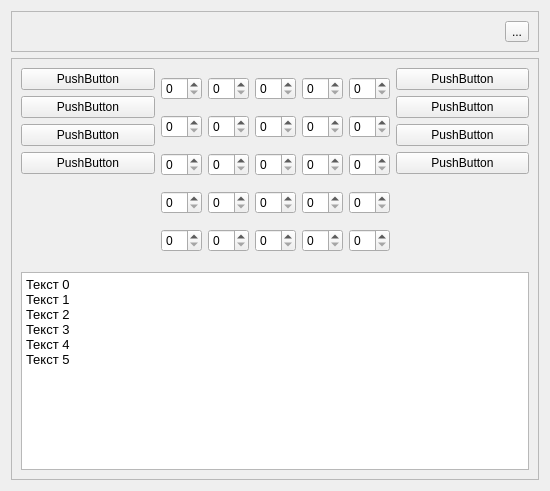
<?xml version="1.0" encoding="UTF-8"?>
<ui version="4.0">
 <class>CollapsibleWidget</class>
 <widget class="QWidget" name="CollapsibleWidget">
  <property name="geometry">
   <rect>
    <x>0</x>
    <y>0</y>
    <width>550</width>
    <height>491</height>
   </rect>
  </property>
  <property name="sizePolicy">
   <sizepolicy hsizetype="Preferred" vsizetype="Maximum">
    <horstretch>0</horstretch>
    <verstretch>0</verstretch>
   </sizepolicy>
  </property>
  <property name="windowTitle">
   <string>Form</string>
  </property>
  <layout class="QVBoxLayout" name="verticalLayout">
   <item>
    <widget class="QFrame" name="control_frame">
     <property name="sizePolicy">
      <sizepolicy hsizetype="Preferred" vsizetype="Fixed">
       <horstretch>0</horstretch>
       <verstretch>0</verstretch>
      </sizepolicy>
     </property>
     <property name="frameShape">
      <enum>QFrame::StyledPanel</enum>
     </property>
     <property name="frameShadow">
      <enum>QFrame::Raised</enum>
     </property>
     <layout class="QHBoxLayout" name="horizontalLayout">
      <item>
       <spacer name="horizontalSpacer">
        <property name="orientation">
         <enum>Qt::Horizontal</enum>
        </property>
        <property name="sizeHint" stdset="0">
         <size>
          <width>325</width>
          <height>20</height>
         </size>
        </property>
       </spacer>
      </item>
      <item>
       <widget class="QToolButton" name="btn_collapse">
        <property name="text">
         <string>...</string>
        </property>
        <property name="checkable">
         <bool>true</bool>
        </property>
       </widget>
      </item>
     </layout>
    </widget>
   </item>
   <item>
    <widget class="QFrame" name="main_frame">
     <property name="frameShape">
      <enum>QFrame::StyledPanel</enum>
     </property>
     <property name="frameShadow">
      <enum>QFrame::Raised</enum>
     </property>
     <layout class="QVBoxLayout" name="verticalLayout_2">
      <item>
       <layout class="QHBoxLayout" name="horizontalLayout_2">
        <item>
         <layout class="QVBoxLayout" name="verticalLayout_3">
          <item>
           <widget class="QPushButton" name="pushButton_3">
            <property name="text">
             <string>PushButton</string>
            </property>
           </widget>
          </item>
          <item>
           <widget class="QPushButton" name="pushButton">
            <property name="text">
             <string>PushButton</string>
            </property>
           </widget>
          </item>
          <item>
           <widget class="QPushButton" name="pushButton_4">
            <property name="text">
             <string>PushButton</string>
            </property>
           </widget>
          </item>
          <item>
           <widget class="QPushButton" name="pushButton_5">
            <property name="text">
             <string>PushButton</string>
            </property>
           </widget>
          </item>
          <item>
           <spacer name="verticalSpacer">
            <property name="orientation">
             <enum>Qt::Vertical</enum>
            </property>
            <property name="sizeHint" stdset="0">
             <size>
              <width>20</width>
              <height>40</height>
             </size>
            </property>
           </spacer>
          </item>
         </layout>
        </item>
        <item>
         <layout class="QGridLayout" name="gridLayout">
          <item row="0" column="3">
           <widget class="QSpinBox" name="spinBox_4"/>
          </item>
          <item row="1" column="0">
           <widget class="QSpinBox" name="spinBox_6"/>
          </item>
          <item row="1" column="4">
           <widget class="QSpinBox" name="spinBox_10"/>
          </item>
          <item row="3" column="0">
           <widget class="QSpinBox" name="spinBox_16"/>
          </item>
          <item row="2" column="4">
           <widget class="QSpinBox" name="spinBox_15"/>
          </item>
          <item row="3" column="1">
           <widget class="QSpinBox" name="spinBox_17"/>
          </item>
          <item row="0" column="4">
           <widget class="QSpinBox" name="spinBox_5"/>
          </item>
          <item row="3" column="3">
           <widget class="QSpinBox" name="spinBox_19"/>
          </item>
          <item row="0" column="2">
           <widget class="QSpinBox" name="spinBox_3"/>
          </item>
          <item row="1" column="3">
           <widget class="QSpinBox" name="spinBox_9"/>
          </item>
          <item row="1" column="2">
           <widget class="QSpinBox" name="spinBox_8"/>
          </item>
          <item row="2" column="0">
           <widget class="QSpinBox" name="spinBox_11"/>
          </item>
          <item row="3" column="2">
           <widget class="QSpinBox" name="spinBox_18"/>
          </item>
          <item row="2" column="2">
           <widget class="QSpinBox" name="spinBox_13"/>
          </item>
          <item row="2" column="3">
           <widget class="QSpinBox" name="spinBox_14"/>
          </item>
          <item row="3" column="4">
           <widget class="QSpinBox" name="spinBox_20"/>
          </item>
          <item row="0" column="1">
           <widget class="QSpinBox" name="spinBox_2"/>
          </item>
          <item row="2" column="1">
           <widget class="QSpinBox" name="spinBox_12"/>
          </item>
          <item row="1" column="1">
           <widget class="QSpinBox" name="spinBox_7"/>
          </item>
          <item row="0" column="0">
           <widget class="QSpinBox" name="spinBox"/>
          </item>
          <item row="4" column="0">
           <widget class="QSpinBox" name="spinBox_21"/>
          </item>
          <item row="4" column="1">
           <widget class="QSpinBox" name="spinBox_22"/>
          </item>
          <item row="4" column="2">
           <widget class="QSpinBox" name="spinBox_23"/>
          </item>
          <item row="4" column="3">
           <widget class="QSpinBox" name="spinBox_24"/>
          </item>
          <item row="4" column="4">
           <widget class="QSpinBox" name="spinBox_25"/>
          </item>
         </layout>
        </item>
        <item>
         <layout class="QVBoxLayout" name="verticalLayout_4">
          <item>
           <widget class="QPushButton" name="pushButton_6">
            <property name="text">
             <string>PushButton</string>
            </property>
           </widget>
          </item>
          <item>
           <widget class="QPushButton" name="pushButton_2">
            <property name="text">
             <string>PushButton</string>
            </property>
           </widget>
          </item>
          <item>
           <widget class="QPushButton" name="pushButton_7">
            <property name="text">
             <string>PushButton</string>
            </property>
           </widget>
          </item>
          <item>
           <widget class="QPushButton" name="pushButton_8">
            <property name="text">
             <string>PushButton</string>
            </property>
           </widget>
          </item>
          <item>
           <spacer name="verticalSpacer_2">
            <property name="orientation">
             <enum>Qt::Vertical</enum>
            </property>
            <property name="sizeHint" stdset="0">
             <size>
              <width>20</width>
              <height>40</height>
             </size>
            </property>
           </spacer>
          </item>
         </layout>
        </item>
       </layout>
      </item>
      <item>
       <widget class="QTextEdit" name="textEdit">
        <property name="html">
         <string>&lt;!DOCTYPE HTML PUBLIC &quot;-//W3C//DTD HTML 4.0//EN&quot; &quot;http://www.w3.org/TR/REC-html40/strict.dtd&quot;&gt;
&lt;html&gt;&lt;head&gt;&lt;meta name=&quot;qrichtext&quot; content=&quot;1&quot; /&gt;&lt;style type=&quot;text/css&quot;&gt;
p, li { white-space: pre-wrap; }
&lt;/style&gt;&lt;/head&gt;&lt;body style=&quot; font-family:'Liberation Sans'; font-size:10pt; font-weight:400; font-style:normal;&quot;&gt;
&lt;p style=&quot; margin-top:0px; margin-bottom:0px; margin-left:0px; margin-right:0px; -qt-block-indent:0; text-indent:0px;&quot;&gt;Текст 0&lt;/p&gt;
&lt;p style=&quot; margin-top:0px; margin-bottom:0px; margin-left:0px; margin-right:0px; -qt-block-indent:0; text-indent:0px;&quot;&gt;Текст 1&lt;/p&gt;
&lt;p style=&quot; margin-top:0px; margin-bottom:0px; margin-left:0px; margin-right:0px; -qt-block-indent:0; text-indent:0px;&quot;&gt;Текст 2&lt;/p&gt;
&lt;p style=&quot; margin-top:0px; margin-bottom:0px; margin-left:0px; margin-right:0px; -qt-block-indent:0; text-indent:0px;&quot;&gt;Текст 3&lt;/p&gt;
&lt;p style=&quot; margin-top:0px; margin-bottom:0px; margin-left:0px; margin-right:0px; -qt-block-indent:0; text-indent:0px;&quot;&gt;Текст 4&lt;/p&gt;
&lt;p style=&quot; margin-top:0px; margin-bottom:0px; margin-left:0px; margin-right:0px; -qt-block-indent:0; text-indent:0px;&quot;&gt;Текст 5&lt;/p&gt;
&lt;p style=&quot;-qt-paragraph-type:empty; margin-top:0px; margin-bottom:0px; margin-left:0px; margin-right:0px; -qt-block-indent:0; text-indent:0px;&quot;&gt;&lt;br /&gt;&lt;/p&gt;&lt;/body&gt;&lt;/html&gt;</string>
        </property>
       </widget>
      </item>
     </layout>
    </widget>
   </item>
  </layout>
 </widget>
 <tabstops>
  <tabstop>btn_collapse</tabstop>
  <tabstop>pushButton_3</tabstop>
  <tabstop>pushButton</tabstop>
  <tabstop>pushButton_4</tabstop>
  <tabstop>pushButton_5</tabstop>
  <tabstop>spinBox</tabstop>
  <tabstop>spinBox_2</tabstop>
  <tabstop>spinBox_3</tabstop>
  <tabstop>spinBox_4</tabstop>
  <tabstop>spinBox_5</tabstop>
  <tabstop>spinBox_6</tabstop>
  <tabstop>spinBox_7</tabstop>
  <tabstop>spinBox_8</tabstop>
  <tabstop>spinBox_9</tabstop>
  <tabstop>spinBox_10</tabstop>
  <tabstop>spinBox_11</tabstop>
  <tabstop>spinBox_12</tabstop>
  <tabstop>spinBox_13</tabstop>
  <tabstop>spinBox_14</tabstop>
  <tabstop>spinBox_15</tabstop>
  <tabstop>spinBox_16</tabstop>
  <tabstop>spinBox_17</tabstop>
  <tabstop>spinBox_18</tabstop>
  <tabstop>spinBox_19</tabstop>
  <tabstop>spinBox_20</tabstop>
  <tabstop>spinBox_21</tabstop>
  <tabstop>spinBox_22</tabstop>
  <tabstop>spinBox_23</tabstop>
  <tabstop>spinBox_24</tabstop>
  <tabstop>spinBox_25</tabstop>
  <tabstop>pushButton_6</tabstop>
  <tabstop>pushButton_2</tabstop>
  <tabstop>pushButton_7</tabstop>
  <tabstop>pushButton_8</tabstop>
  <tabstop>textEdit</tabstop>
 </tabstops>
 <resources/>
 <connections/>
</ui>
